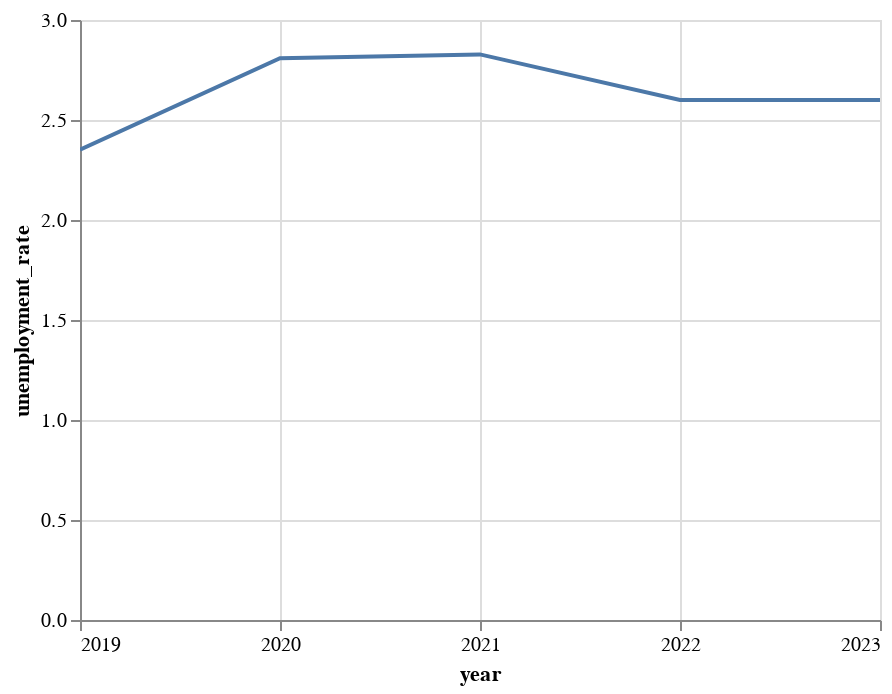

The notebook cell this image was saved under:
### Code cell
unemp_r_chart = (
    (unemp_r_out.plot.line(
        x=alt.X("year", axis=alt.Axis(format="d")), 
        y=alt.Y("unemployment_rate", scale=alt.Scale(zero=True))
                      )
    )
        .properties(width=400)
        .configure_scale(zero=False)
)

unemp_r_chart

### Figure 1 — Vega-Lite specification as saved in the notebook (floating-point values rounded to 4 significant figures)
{"config": {"view": {"continuousWidth": 300, "continuousHeight": 300}, "scale": {"zero": false}}, "data": {"name": "data-14f3068d12250aa9eb3a0a19820dcb96"}, "mark": {"type": "line", "tooltip": true}, "encoding": {"x": {"axis": {"format": "d"}, "field": "year", "type": "quantitative"}, "y": {"field": "unemployment_rate", "scale": {"zero": true}, "type": "quantitative"}}, "params": [{"name": "param_6", "select": {"type": "interval", "encodings": ["x", "y"]}, "bind": "scales"}], "width": 400, "$schema": "https://vega.github.io/schema/vega-lite/v5.20.1.json", "datasets": {"data-14f3068d12250aa9eb3a0a19820dcb96": [{"year": 2019, "unemployment_rate": 2.351}, {"year": 2020, "unemployment_rate": 2.809}, {"year": 2021, "unemployment_rate": 2.828}, {"year": 2022, "unemployment_rate": 2.6}, {"year": 2023, "unemployment_rate": 2.6}]}}
